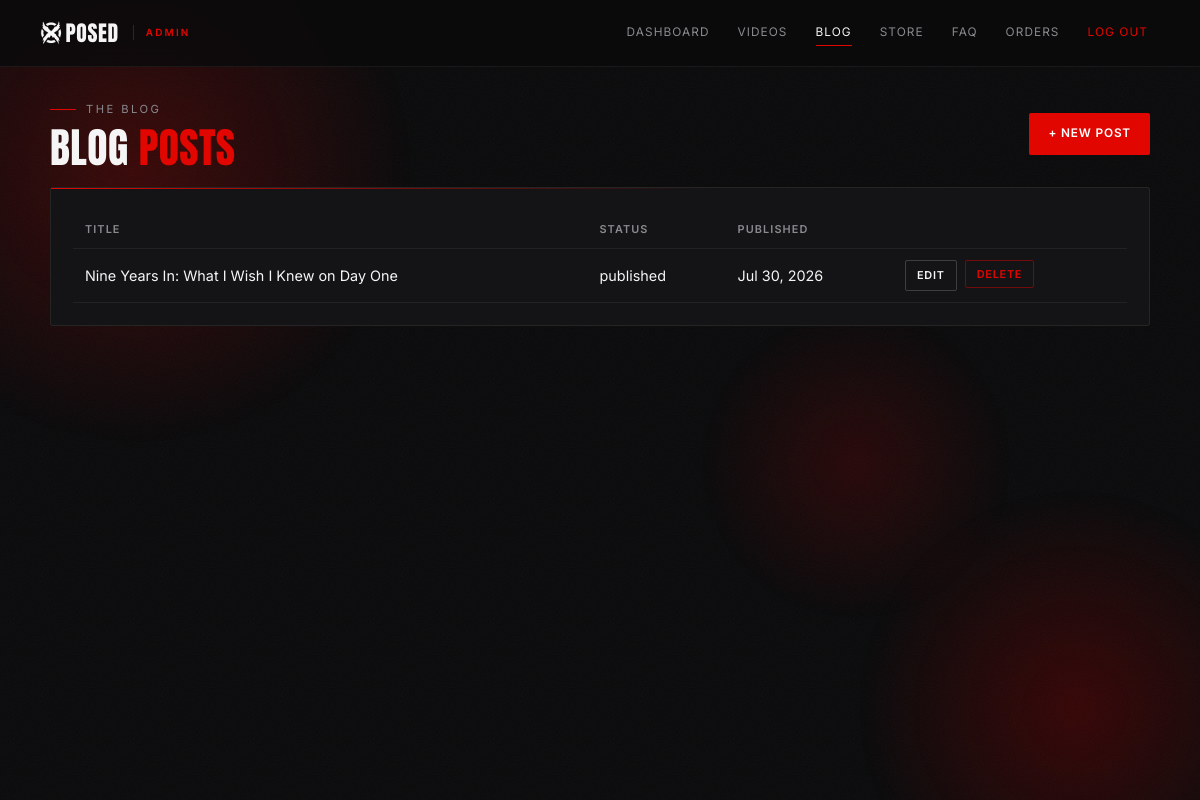
The page /admin/posts.php (signed in) on the database its author committed.
### tables this page shows
CREATE TABLE IF NOT EXISTS posts (
  id           INT UNSIGNED AUTO_INCREMENT PRIMARY KEY,
  title        VARCHAR(255) NOT NULL,
  slug         VARCHAR(191) NOT NULL UNIQUE,
  excerpt      VARCHAR(500) DEFAULT '',
  cover_image  VARCHAR(255) DEFAULT '',
  body         MEDIUMTEXT,
  status       ENUM('published','draft') DEFAULT 'published',
  published_at DATETIME DEFAULT NULL,
  created_at   TIMESTAMP DEFAULT CURRENT_TIMESTAMP
);

### config/config.php (called while the page is built, shortened)
<?php
return [
    'app' => [
        'name'    => 'Xposed',
        'base_url' => rtrim(getenv('XPOSED_BASE_URL') ?: '/xposed', '/'),
        'env'     => getenv('XPOSED_ENV') ?: 'local',
        'debug'   => (getenv('XPOSED_DEBUG') ?: '0') === '1',
    ],
    'db' => [
        'host'    => getenv('XPOSED_DB_HOST') ?: '127.0.0.1',
        'name'    => getenv('XPOSED_DB_NAME') ?: 'xposed',
        'user'    => getenv('XPOSED_DB_USER') ?: 'root',
        'pass'    => getenv('XPOSED_DB_PASS') ?: '',
        'charset' => 'utf8mb4',
    ],
    'app_key' => getenv('XPOSED_APP_KEY') ?: 'change-me-xposed-2026',
    'youtube' => [
        'api_key' => getenv('YOUTUBE_API_KEY') ?: '',
        'channel_id' => getenv('YOUTUBE_CHANNEL_ID') ?: 'UC0U5sBczEr2ASp4T6hSLvag',
        'cache_minutes' => 60,
    ],
    'stripe' => [
        'secret_key' => getenv('STRIPE_SECRET_KEY') ?: '',
        'publishable_key' => getenv('STRIPE_PUBLISHABLE_KEY') ?: '',
        'currency' => 'cad',
    ],
    'business_email' => 'businessxposed@gmail.com',
    'site_url'       => rtrim(getenv('XPOSED_SITE_URL') ?: '', '/'),
    'kick' => [
        'channel' => 'xposed',
        'player'  => 'https://player.kick.com/xposed',
        'chat'    => 'https://kick.com/xposed/chatroom',
    ],
    'twitch' => [
        'channel' => 'xposed',
        'parents' => ['localhost', '127.0.0.1'],
    ],
    'chat' => [
        'rate_limit_per_hour' => 20,
    ],
    'google_ai' => [
        'api_key' => getenv('GOOGLE_AI_API_KEY') ?: '',
        'model'   => getenv('GOOGLE_AI_MODEL') ?: 'gemini-3.6-flash',
        'timeout' => 30,
        'rate_limit_per_hour' => 40,
        'cafile'  => getenv('GOOGLE_AI_CAFILE') ?: 'C:/wamp64/bin/php/php8.5.0/cacert.pem',
    ],
];

### app/helpers/functions.php (called while the page is built, shortened)
<?php
function config(?string $key = null, $default = null)
{
    static $cfg = null;
    if ($cfg === null) {
        $cfg = require __DIR__ . '/../../config/config.php';
    }
    $parts = explode('.', $key);
    $cur = $cfg;
    foreach ($parts as $p) {
        $cur = $cur[$p];
    }
    return $cur;
}
function e(?string $value): string
{
    return htmlspecialchars((string)$value, ENT_QUOTES, 'UTF-8');
}
function url(string $path = ''): string
{
    $base = rtrim(config('app.base_url'), '/');
    return $base . '/' . ltrim($path, '/');
}

### config/db.php (called while the page is built, shortened)
<?php
function db(): PDO
{
    $cfg = config('db');
    $dsn = sprintf(
        'mysql:host=%s;dbname=%s;charset=%s',
        $cfg['host'],
        $cfg['name'],
        $cfg['charset']
    );
    $pdo = new PDO($dsn, $cfg['user'], $cfg['pass'], [
        PDO::ATTR_ERRMODE            => PDO::ERRMODE_EXCEPTION,
        PDO::ATTR_DEFAULT_FETCH_MODE => PDO::FETCH_ASSOC,
        PDO::ATTR_EMULATE_PREPARES   => false,
    ]);
    return $pdo;
}

### admin/posts.php (the view, shortened to what this page needs)
<?php
$posts = db()->query('SELECT * FROM posts ORDER BY published_at DESC')->fetchAll();
include __DIR__ . '/_header.php';
?>
<div class="admin-toolbar">
  <div>
    <p class="page-eyebrow">The Blog</p>
    <h1>Blog <span class="accent">Posts</span></h1>
  </div>
  <a href="<?= e(url('admin/post-edit.php')) ?>" class="btn red">+ New post</a>
</div>
<div class="card">
  <table>
    <thead><tr><th>Title</th><th>Status</th><th>Published</th><th></th></tr></thead>
    <tbody>
    <?php foreach ($posts as $p): ?>
    <tr>
      <td><a href="<?= e(url('admin/post-edit.php?id=' . (int)$p['id'])) ?>" style="color:var(--paper);"><?= e($p['title']) ?></a></td>
      <td><?= e($p['status']) ?></td>
      <td><?= e(date('M j, Y', strtotime($p['published_at']))) ?></td>
      <td>
        <div class="row-actions">
          <a class="btn ghost sm" href="<?= e(url('admin/post-edit.php?id=' . (int)$p['id'])) ?>">Edit</a>
          <form method="post" action="<?= e(url('admin/posts.php')) ?>" onsubmit="return confirm('Delete this post?');">
            <button type="submit" class="btn danger sm">Delete</button>
          </form>
        </div>
      </td>
    </tr>
    <?php endforeach; ?>
    </tbody>
  </table>
</div>
<?php include __DIR__ . '/_footer.php'; ?>

### admin/admin.css (style rules this page uses)
:root { --oil-black:#0A0A0B; --surface-1:#141416; --surface-2:#1F1F22; --signal-red:#E10600; --deep-red:#7A0000; --muted:#8A8A8F; --paper:#F5F5F5; --glow-low:rgba(225,6,0,.18); --glow-high:rgba(225,6,0,.45); --ease: cubic-bezier(.16,.84,.44,1); --header-h:72px; }
* { margin:0;padding:0;box-sizing:border-box; }
body { background:var(--oil-black); color:var(--paper); font-family:'Inter',system-ui,-apple-system,sans-serif; font-size:14px; line-height:1.5; overflow-x:hidden; -webkit-font-smoothing:antialiased; }
body::before { content:''; position:fixed; inset:0; pointer-events:none; z-index:1; opacity:.045; }
a { color:inherit; text-decoration:none; }
h1,h2,h3 { font-family:'Anton','Arial Narrow',sans-serif; font-weight:400; text-transform:uppercase; letter-spacing:.01em; line-height:.95; }
.page-eyebrow { display:flex; align-items:center; gap:10px; font-size:.7rem; letter-spacing:.22em; text-transform:uppercase; color:var(--muted); margin-bottom:10px; }
.page-eyebrow::before { content:''; width:26px; height:1px; background:var(--signal-red); }
.admin-main h1 { font-size:clamp(1.8rem,4vw,2.6rem); margin-bottom:26px; }
.admin-main h1 .accent { color:var(--signal-red); }
.admin-toolbar { display:flex; gap:14px; align-items:center; justify-content:space-between; flex-wrap:wrap; margin-bottom:20px; }
.admin-toolbar h1 { margin-bottom:0; }
.btn { display:inline-flex; align-items:center; gap:8px; padding:11px 18px; font-size:.74rem; text-transform:uppercase; letter-spacing:.07em; font-weight:600; border:1px solid transparent; border-radius:2px; cursor:pointer; background:var(--surface-2); color:var(--paper); font-family:'Inter',sans-serif; transition:transform .2s var(--ease), box-shadow .2s var(--ease), border-color .2s var(--ease), background .2s var(--ease); }
.btn.red { background:var(--signal-red); color:#fff; box-shadow:0 0 0 0 var(--glow-high); }
.btn.ghost { background:transparent; border-color:rgba(255,255,255,.18); }
.btn.sm { padding:6px 11px; font-size:.68rem; }
.btn.danger { background:transparent; border-color:rgba(225,6,0,.45); color:var(--signal-red); }
.card { position:relative; background:var(--surface-1); border:1px solid rgba(255,255,255,.07); border-radius:3px; padding:22px; margin-bottom:20px; }
.card::before { content:''; position:absolute; top:0; left:0; right:0; height:1px; background:linear-gradient(90deg,var(--signal-red) 0%,rgba(225,6,0,0) 60%); }
table { width:100%; border-collapse:collapse; }
th, td { text-align:left; padding:11px 12px; border-bottom:1px solid rgba(255,255,255,.06); font-size:.9rem; vertical-align:middle; }
th { color:var(--muted); font-size:.68rem; text-transform:uppercase; letter-spacing:.1em; font-weight:600; }
tr { transition:background .2s var(--ease); }
.row-actions { display:flex; gap:8px; }

### rows shown on the page
posts: title "Nine Years In: What I Wish I Knew on Day One", status "published", published_at "Jul 30, 2026"

### other values the page prints
$l['label'] "DASHBOARD"
$l['label'] "VIDEOS"
$l['label'] "BLOG"
$l['label'] "STORE"
$l['label'] "FAQ"
$l['label'] "ORDERS"
